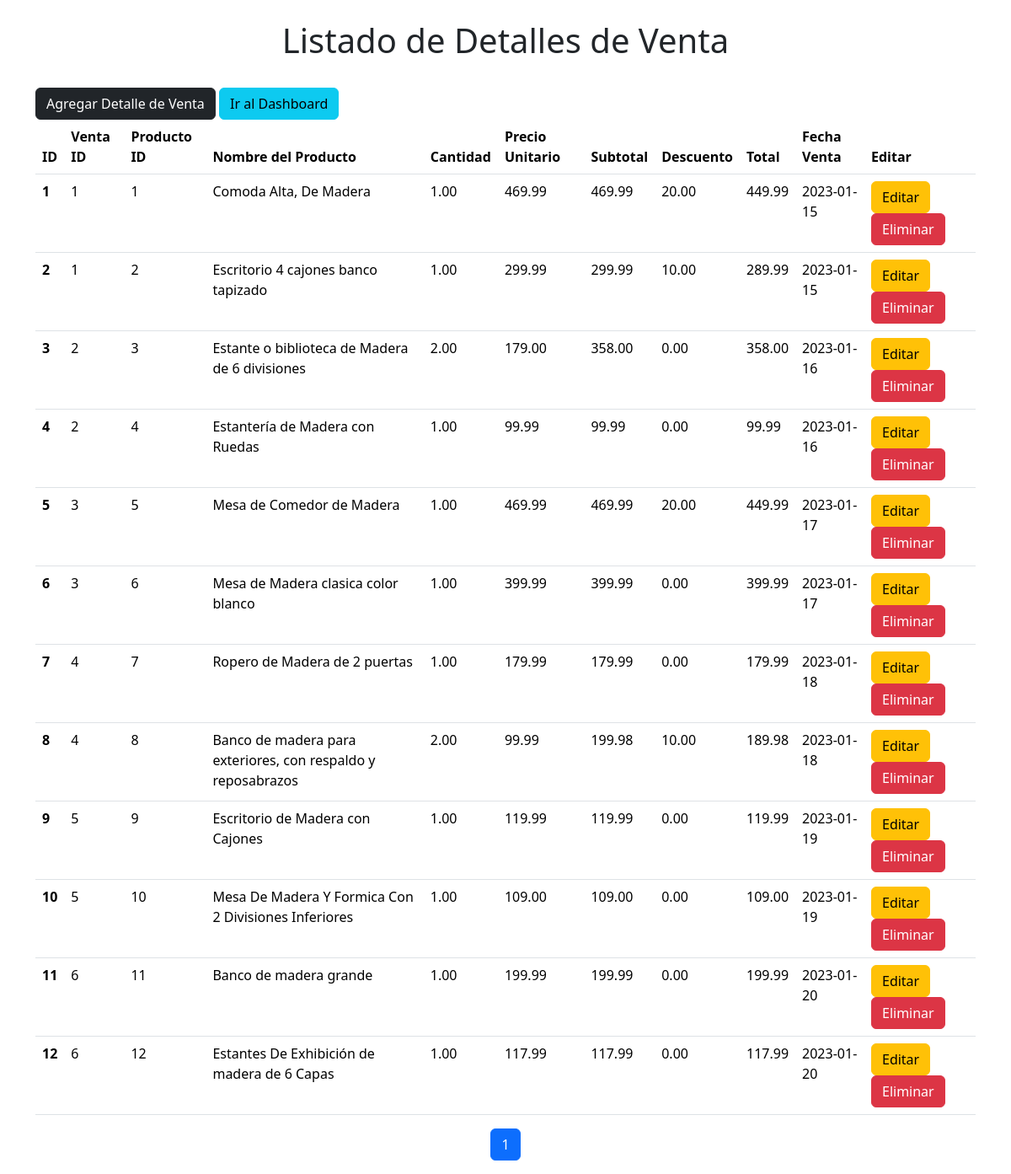
The app's page /admin/sistema_ventas/detalle_venta/index.php with its own data.
### tables this page shows
CREATE TABLE `detalle_venta` (
  `detalle_id` int(11) NOT NULL,
  `venta_id` int(11) NOT NULL,
  `producto_id` int(11) NOT NULL,
  `producto_nombre` varchar(100) DEFAULT NULL,
  `cantidad` decimal(10,2) DEFAULT NULL,
  `precio_unitario` decimal(10,2) DEFAULT NULL,
  `subtotal` decimal(10,2) DEFAULT NULL,
  `descuento` decimal(10,2) DEFAULT NULL,
  `total` decimal(10,2) DEFAULT NULL
);

CREATE TABLE `venta` (
  `venta_id` int(11) NOT NULL,
  `venta_codigo` varchar(200) NOT NULL,
  `venta_fecha` date NOT NULL,
  `venta_hora` varchar(17) DEFAULT NULL,
  `venta_total` decimal(10,2) DEFAULT NULL,
  `venta_pagado` decimal(10,2) DEFAULT NULL,
  `venta_cambio` decimal(10,2) DEFAULT NULL,
  `usuario_id` int(11) DEFAULT NULL,
  `cliente_id` int(11) DEFAULT NULL,
  `tipo` varchar(255) DEFAULT NULL
);

### admin/sistema_ventas/detalle_venta/index.php (the view, shortened to what this page needs)
<?php
include "config/conexion.php";
$total_detalles_query = "SELECT COUNT(*) as total
                          FROM detalle_venta dv
                          JOIN venta v ON dv.venta_id = v.venta_id";
$total_resultado = $conexion->query($total_detalles_query);
$total_fila = $total_resultado->fetch_assoc();
$total_detalles = $total_fila['total'];
$detalles_por_pagina = 15;
$total_paginas = ceil($total_detalles / $detalles_por_pagina);
$pagina_actual = isset($_GET['pagina']) ? (int)$_GET['pagina'] : 1;
$inicio = ($pagina_actual - 1) * $detalles_por_pagina;
$sql = "SELECT dv.*, v.venta_fecha, dv.producto_nombre
        FROM detalle_venta dv
        JOIN venta v ON dv.venta_id = v.venta_id
        LIMIT ?, ?";
$stmt = $conexion->prepare($sql);
$stmt->bind_param("ii", $inicio, $detalles_por_pagina);
$stmt->execute();
$resultado = $stmt->get_result();
?>
<!doctype html>
<html lang="en">
<head>
    <link href="https://cdn.jsdelivr.net/npm/bootstrap@5.3.3/dist/css/bootstrap.min.css" rel="stylesheet">
</head>
<body>
    <div class="container">
        <br>
        <center><h1>Listado de Detalles de Venta</h1></center>
        <br>
        <a href="NuevoDetalleVenta.php" class="btn btn-dark">Agregar Detalle de Venta</a>
        <a href="http://localhost/sisventas/admin/sistema_ventas/dashboard/" class="btn btn-info">Ir al Dashboard</a>
        <table class="table">
            <thead>
                <tr>
                    <th scope="col">ID</th>
                    <th scope="col">Venta ID</th>
                    <th scope="col">Producto ID</th>
                    <th scope="col">Nombre del Producto</th>
                    <th scope="col">Cantidad</th>
                    <th scope="col">Precio Unitario</th>
                    <th scope="col">Subtotal</th>
                    <th scope="col">Descuento</th>
                    <th scope="col">Total</th>
                    <th scope="col">Fecha Venta</th>
                    <th scope="col">Editar</th>
                </tr>
            </thead>
            <tbody>
                <?php while ($Fila = $resultado->fetch_assoc()) { ?>
                <tr>
                    <th scope="row"><?php echo htmlspecialchars($Fila['detalle_id']); ?></th>
                    <td><?php echo htmlspecialchars($Fila['venta_id']); ?></td>
                    <td><?php echo htmlspecialchars($Fila['producto_id']); ?></td>
                    <td><?php echo htmlspecialchars($Fila['producto_nombre']); ?></td>
                    <td><?php echo htmlspecialchars($Fila['cantidad']); ?></td>
                    <td><?php echo htmlspecialchars($Fila['precio_unitario']); ?></td>
                    <td><?php echo htmlspecialchars($Fila['subtotal']); ?></td>
                    <td><?php echo htmlspecialchars($Fila['descuento']); ?></td>
                    <td><?php echo htmlspecialchars($Fila['total']); ?></td>
                    <td><?php echo htmlspecialchars($Fila['venta_fecha']); ?></td>
                    <td>
                        <a href="Vista_Editar.php?detalle_id=<?php echo $Fila['detalle_id']; ?>"
                            class="btn btn-warning">Editar</a>
                        <a href="EliminarDetalleVenta.php?detalle_id=<?php echo $Fila['detalle_id']; ?>"
                            class="btn btn-danger">Eliminar</a>
                    </td>
                </tr>
                <?php } ?>
            </tbody>
        </table>
        <nav>
            <ul class="pagination justify-content-center">
                <?php for ($i = 1; $i <= $total_paginas; $i++) { ?>
                    <li class="page-item <?php if ($i == $pagina_actual) echo 'active'; ?>">
                        <a class="page-link" href="?pagina=<?php echo $i; ?>"><?php echo $i; ?></a>
                    </li>
                <?php } ?>
            </ul>
        </nav>
    </div>
</body>
</html>

### records on screen
detalle_venta: detalle_id "1", venta "1", producto "1", producto_nombre "Comoda Alta, De Madera", cantidad "1.00", precio_unitario "469.99", subtotal "469.99", descuento "20.00", total "449.99", venta.venta_fecha "2023-01-15"
detalle_venta: detalle_id "2", venta "1", producto "2", producto_nombre "Escritorio 4 cajones banco tapizado", cantidad "1.00", precio_unitario "299.99", subtotal "299.99", descuento "10.00", total "289.99", venta.venta_fecha "2023-01-15"
detalle_venta: detalle_id "3", venta "2", producto "3", producto_nombre "Estante o biblioteca de Madera de 6 divisiones", cantidad "2.00", precio_unitario "179.00", subtotal "358.00", descuento "0.00", total "358.00", venta.venta_fecha "2023-01-16"
detalle_venta: detalle_id "4", venta "2", producto "4", producto_nombre "Estantería de Madera con Ruedas", cantidad "1.00", precio_unitario "99.99", subtotal "99.99", descuento "0.00", total "99.99", venta.venta_fecha "2023-01-16"
detalle_venta: detalle_id "5", venta "3", producto "5", producto_nombre "Mesa de Comedor de Madera", cantidad "1.00", precio_unitario "469.99", subtotal "469.99", descuento "20.00", total "449.99", venta.venta_fecha "2023-01-17"
detalle_venta: detalle_id "6", venta "3", producto "6", producto_nombre "Mesa de Madera clasica color blanco", cantidad "1.00", precio_unitario "399.99", subtotal "399.99", descuento "0.00", total "399.99", venta.venta_fecha "2023-01-17"
detalle_venta: detalle_id "7", venta "4", producto "7", producto_nombre "Ropero de Madera de 2 puertas", cantidad "1.00", precio_unitario "179.99", subtotal "179.99", descuento "0.00", total "179.99", venta.venta_fecha "2023-01-18"
detalle_venta: detalle_id "8", venta "4", producto "8", producto_nombre "Banco de madera para exteriores, con respaldo y reposabrazos", cantidad "2.00", precio_unitario "99.99", subtotal "199.98", descuento "10.00", total "189.98", venta.venta_fecha "2023-01-18"
detalle_venta: detalle_id "9", venta "5", producto "9", producto_nombre "Escritorio de Madera con Cajones", cantidad "1.00", precio_unitario "119.99", subtotal "119.99", descuento "0.00", total "119.99", venta.venta_fecha "2023-01-19"
detalle_venta: detalle_id "10", venta "5", producto "10", producto_nombre "Mesa De Madera Y Formica Con 2 Divisiones Inferiores", cantidad "1.00", precio_unitario "109.00", subtotal "109.00", descuento "0.00", total "109.00", venta.venta_fecha "2023-01-19"
detalle_venta: detalle_id "11", venta "6", producto "11", producto_nombre "Banco de madera grande", cantidad "1.00", precio_unitario "199.99", subtotal "199.99", descuento "0.00", total "199.99", venta.venta_fecha "2023-01-20"
detalle_venta: detalle_id "12", venta "6", producto "12", producto_nombre "Estantes De Exhibición de madera de 6 Capas", cantidad "1.00", precio_unitario "117.99", subtotal "117.99", descuento "0.00", total "117.99", venta.venta_fecha "2023-01-20"
